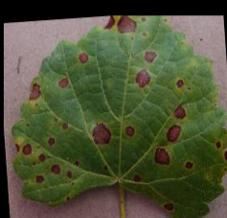
%> input picture localized/Black_rot/image-1540.jpg, 227 x 218 px; its folder holds only this picture in this run
$ octave --eval "localizer;"   (GNU Octave 9; MATLAB toolbox functions it lacks are replaced by stand-ins)
%> lines starting %> are read from the running program, lines starting %| are printed output that depends on the picture
%% localizer.m
%   Use MATLAB to roughly segment and localize the leaf images.

function localizer
global localizerPrefix rawPrefix
dataLocations = { ...
    'Black_rot','Control','Esca','Grapevine_yellow','Leaf_blight','Other', ...
    };

localizerPrefix = 'localized';
rawPrefix = 'raw';

for i=1:length(dataLocations)
    iterateLocation( cell2mat(fullfile(dataLocations(i))) );
end

function iterateLocation( location )
%> called with location = 'Black_rot'
global localizerPrefix rawPrefix
rawDirectory = fullfile( rawPrefix, location );
localizedDirectory = fullfile( localizerPrefix, location );
PREVDIR = cd;

% Change to directory with images
cd( rawDirectory );
% Get the images, note that dir produces a tall vector
list = [ dir( '*.jpg' ); dir( '*.JPG' ) ];
% Go back to root of this project
cd( PREVDIR );

% Use fullfile to construct save directory name
saveDir = fullfile( PREVDIR, localizedDirectory );
if ~exist( saveDir )
    mkdir( saveDir )
else
    cd( saveDir );
    delete( '*.*' );
    cd( PREVDIR );
end

% For each image ...
for i=1:length(list)
    cd( rawDirectory );
    % Get the file name
    fileName = list(i).name;

    % Load the file
    im = imread( fileName );
%> im is the input picture: size 218x227x3 uint8; mean R, G, B 79.6, 84.4, 56.2
    [ resultAugmented, n_ ] = augmentData( im );
    parfor ii=1:n_
        saveFile = fullfile( saveDir, [ 'a', num2str(ii), '-', lower(fileName) ] );
        imwrite( resultAugmented(ii).data, saveFile );
        display( [ 'Writing ' saveFile ] );
    end

    cd( PREVDIR );
end

% The following function should return a struct of images that have
% been randomly flipped and rotated for data augmentation purposes
function [ res, NUM_AUGS ] = augmentData( im )
NUM_AUGS = 4;
FLIP_RATE = 0.5;

for i=1:NUM_AUGS
    res(i).data = [];
end

parfor i=1:NUM_AUGS
	% Segment the leaf
    % 7/3 Do not segment the leaf boundary, just rotate it
    % res(i).data = localizeImage( im );
    res(i).data = im;
	% Flip the leaf
    if rand() > FLIP_RATE
        res(i).data = fliplr( res(i).data );
    end
	% Rotate the leaf
	rand_ = rand()*30 - 15;
	randx = rand()*20 - 10;
	randy = rand()*20 - 10;
    res(i).data = imrotate( res(i).data, rand_, 'bicubic', 'crop' );
    res(i).data = imtranslate( res(i).data, [randx,randy], 'FillValues', 0);
    res(i).data = imresize( res(i).data, [NaN 256] );
end
%> after the loop, res = 4 items

function res = localizeImage( im )
try
    imGray = rgb2gray( im );
    leafMask = imbinarize( imGray );
    leafMask = medfilt2(leafMask, [9 9]);
    leafMask = 1 - leafMask;
catch e
    error( 'Error attempting to segment leaf boundary!' );
end

try
    %% Part 1: Determine crop conditions
    vertBound = logical(max(leafMask, [], 2 ));
    horzBound = logical(max(leafMask, [], 1 ));
    vertBound = procBound( vertBound );
    horzBound = procBound( horzBound );
catch e
    error( 'Error attempting to calculate bounds of the image!' );
end

% Later we might want to center the images
res = im( vertBound, horzBound, : );

% Function selects the largest object passed
function res = procBound( bound )
boundLabels = bwlabel( bound );
stats = regionprops(bound);
stats = struct2cell(stats);
stats = stats(1,:);
[~,I] = max(cell2mat(stats));
res = boundLabels == I;
%> in iterateLocation, `[ resultAugmented, n_ ] = augmentData( im );`: n_ = 4
%> the loop in iterateLocation, `parfor ii=1:n_` made 4 passes
%| Writing localized/Black_rot/a1-image-1540.jpg
%| Writing localized/Black_rot/a2-image-1540.jpg
%| Writing localized/Black_rot/a3-image-1540.jpg
%| Writing localized/Black_rot/a4-image-1540.jpg
%> pass 1, in iterateLocation, `imwrite( resultAugmented(ii).data, saveFile );`:
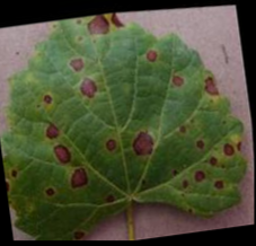
%> saved as a1-image-1540.jpg: size 246x256x3 uint8; mean R, G, B 76.3, 81.5, 53.5
%> pass 2, in iterateLocation, `imwrite( resultAugmented(ii).data, saveFile );`:
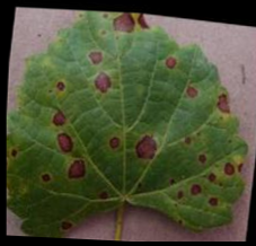
%> saved as a2-image-1540.jpg: size 246x256x3 uint8; mean R, G, B 77.3, 82.4, 54.3
